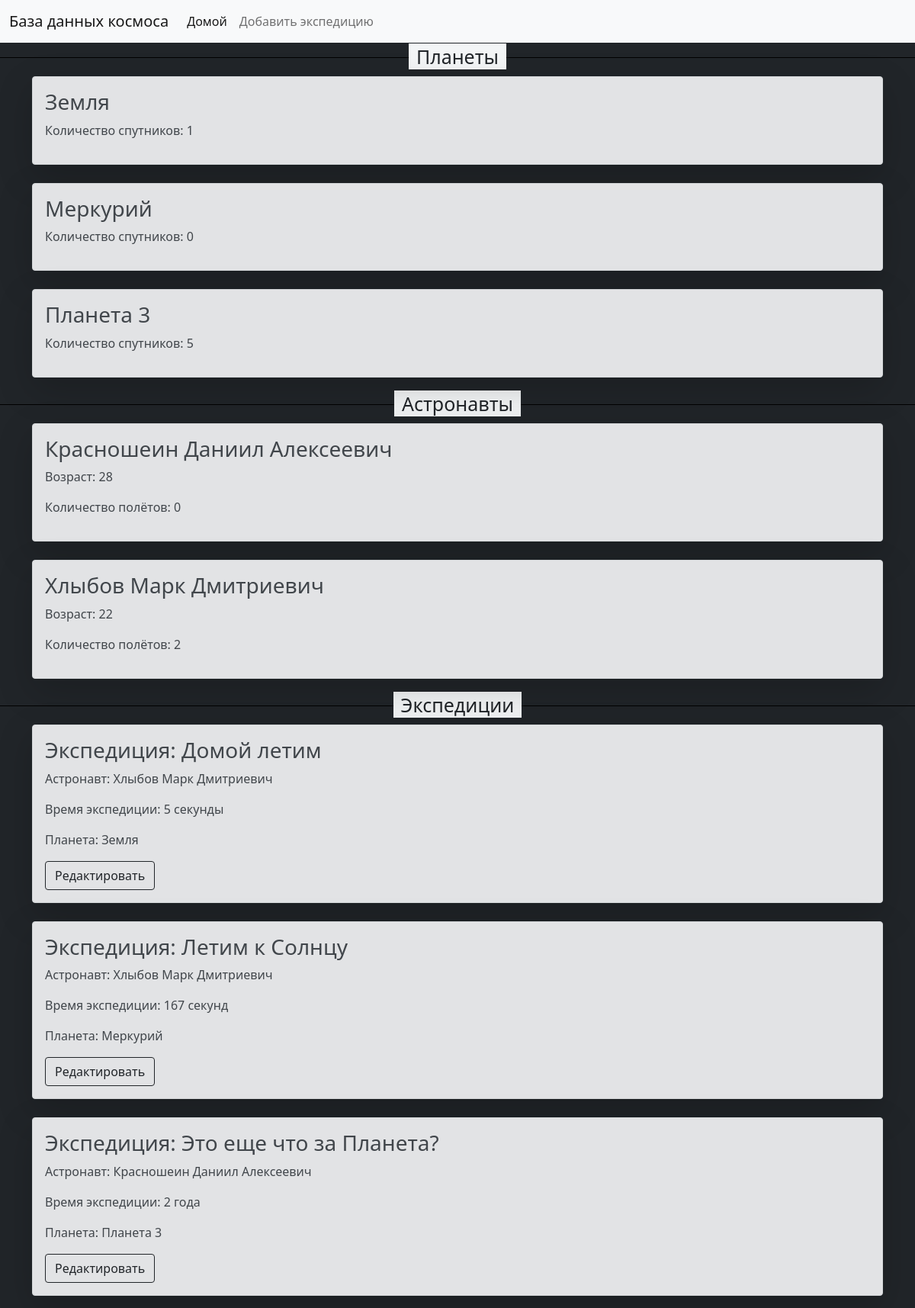
The page / on the database its author committed.
### Space/models.py (models this page shows, shortened)
class Planet(models.Model):
    class Meta:
        verbose_name = "Планета"
        verbose_name_plural = "Планеты"
    planetId = models.AutoField(verbose_name='ID планеты', primary_key=True, unique=True)
    name = models.CharField(verbose_name='Название планеты', max_length=255)
    number_of_satellites = models.IntegerField(verbose_name='Количество спутников')
    def __str__(self):
        return str(self.name)

class Astronaut(models.Model):
    class Meta:
        verbose_name = "Астронавт"
        verbose_name_plural = "Астронавты"
    astronautId = models.AutoField(verbose_name='ID астронавта', primary_key=True, unique=True)
    fio = models.CharField(verbose_name='ФИО астронавта', max_length=255)
    age = models.IntegerField(verbose_name='Возраст астронавта')
    number_of_flights = models.IntegerField(verbose_name='Количество полётов астронавта')
    def __str__(self):
        return str(self.fio)

class Expedition(models.Model):
    class Meta:
        verbose_name = "Экспедиция"
        verbose_name_plural = "Экспедиции"
    expeditionId = models.AutoField(verbose_name='ID экспедиции', primary_key=True, unique=True)
    report = models.CharField(verbose_name='Описание экспедиции', max_length=255)
    expedition_time = models.CharField(verbose_name='Время экспедиции', max_length=255)
    planetId = models.ForeignKey(Planet, verbose_name='ID планеты', on_delete=models.SET(-1))
    astronautId = models.ForeignKey(Astronaut, verbose_name='ID астронавта', on_delete=models.SET(-1))

### Space/views.py (the view)
# urls.py: path('', views.index, name='home'),
def index(request):
    planets = Planet.objects.all()
    astronauts = Astronaut.objects.all()
    expeditions = Expedition.objects.all()
    data = {'planets': planets, 'astronauts': astronauts, 'expeditions': expeditions}
    return render(request, "Space/index.html", data)

### Space/templates/Space/index.html (shortened to what this page needs)
{% extends 'Space/base.html' %}
{% block content %}
    <div style="width: 100%; height: 20px; border-bottom: 1px solid black; text-align: center">
        <span style="font-size: 25px; background-color: #F3F5F6; padding: 0 10px;">
            Планеты
        </span>
    </div>
    <div class="container">
        {% for i in planets %}
            <div class="alert alert-secondary shadow-lg  mt-4">
                <h3> {{i.name}}</h3>
                <p> Количество спутников: {{i.number_of_satellites}}</p>
            </div>
        {% endfor %}
    </div>
    <div style="width: 100%; height: 20px; border-bottom: 1px solid black; text-align: center">
        <span style="font-size: 25px; background-color: #F3F5F6; padding: 0 10px;">
            Астронавты
        </span>
    </div>
    <div class="container">
        {% for i in astronauts %}
            <div class="alert alert-secondary shadow-lg  mt-4">
                <h3> {{i.fio}}</h3>
                <p> Возраст: {{i.age}}</p>
                <p> Количество полётов: {{i.number_of_flights}}</p>
            </div>
        {% endfor %}
    </div>
    <div style="width: 100%; height: 20px; border-bottom: 1px solid black; text-align: center">
        <span style="font-size: 25px; background-color: #F3F5F6; padding: 0 10px;">
            Экспедиции
        </span>
    </div>
    <div class="container">
        {% for i in expeditions %}
            <div class="alert alert-secondary shadow-lg  mt-4">
                <h3> Экспедиция: {{i.report}}</h3>
                <p> Астронавт: {{i.astronautId}} </p>
                <p> Время экспедиции: {{i.expedition_time}}</p>
                <p> Планета: {{i.planetId}}</p>
                <a href="{% url 'change' i.expeditionId %}" class="btn btn-outline-dark">Редактировать</a>
            </div>
        {% endfor %}
    </div>
{% endblock %}

### Space/templates/Space/base.html (shortened to what this page needs)
{% load static %}
<!doctype html>
<html lang="en">
<head>
    <link rel="stylesheet" href="{% static 'bootstrap.min.css' %}">
</head>
<body class="bg-dark">
    <nav class="navbar navbar-expand-lg navbar-light bg-light">
  <div class="container-fluid">
    <a class="navbar-brand" href="http://127.0.0.1:8000/admin">
      База данных космоса</a>
    <div class="collapse navbar-collapse" id="navbarNav">
      <ul class="navbar-nav">
        <li class="nav-item">
          <a class="nav-link active" aria-current="page" href="http://127.0.0.1:8000">Домой</a>
        </li>
        <li class="nav-item">
          <a class="nav-link" href="http://127.0.0.1:8000/create">Добавить экспедицию</a>
        </li>
      </ul>
    </div>
  </div>
</nav>
    {% block content %}{% endblock %}
</body>
</html>

### rows shown on the page
Planet: name "Земля", number_of_satellites "1"
Planet: name "Меркурий", number_of_satellites "0"
Planet: name "Планета 3", number_of_satellites "5"
Astronaut: fio "Красношеин Даниил Алексеевич", age "28", number_of_flights "0"
Astronaut: fio "Хлыбов Марк Дмитриевич", age "22", number_of_flights "2"
Expedition: report "Домой летим", astronautId "Хлыбов Марк Дмитриевич", expedition_time "5 секунды", planetId "Земля"
Expedition: report "Летим к Солнцу", astronautId "Хлыбов Марк Дмитриевич", expedition_time "167 секунд", planetId "Меркурий"
Expedition: report "Это еще что за Планета?", astronautId "Красношеин Даниил Алексеевич", expedition_time "2 года", planetId "Планета 3"
